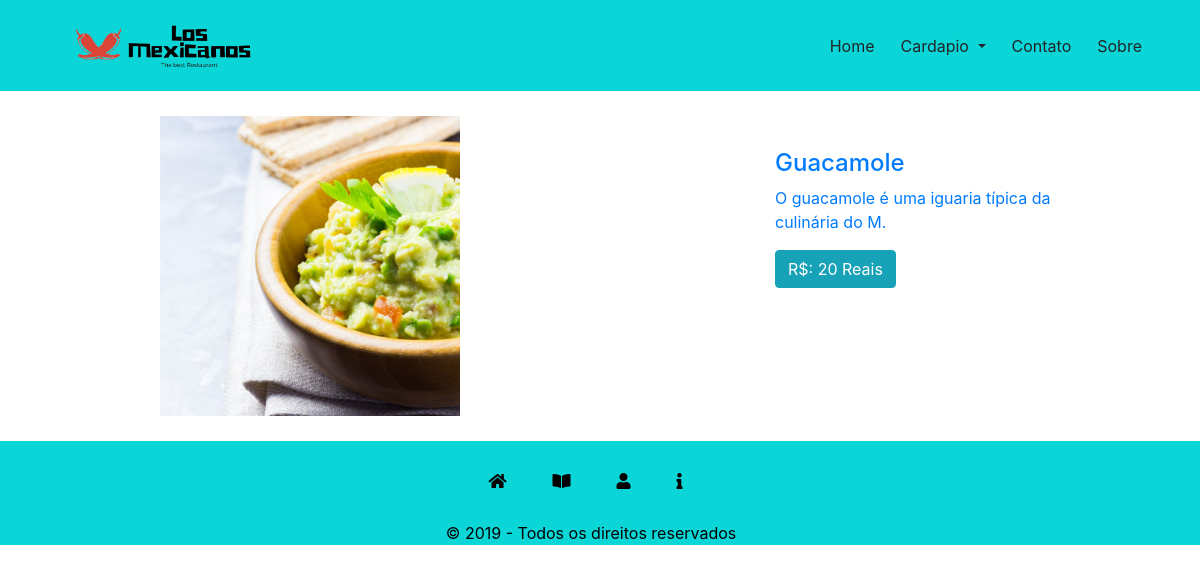
Screenshot of /categoria.php?id=3 with the database file from the repository.
### tables this page shows
CREATE TABLE `produtos` (
  `categoria_id` int(11) NOT NULL,
  `id` int(11) NOT NULL,
  `nome_produto` varchar(220) NOT NULL,
  `valor` varchar(220) NOT NULL,
  `imagem` varchar(220) NOT NULL,
  `descricao` text NOT NULL,
  `created` date NOT NULL
);

### categoria.php (the view, shortened to what this page needs)
<html lang="pr-br">
			<head>
			</head>
<?php
include "body/head.php";
?>
    <?php
        $id = $_GET['id'];
        $result_usuarios = "SELECT * FROM produtos WHERE categoria_id = $id";
        $resultado_usuarios = $conn->prepare($result_usuarios);
        $resultado_usuarios->execute();
	?>
	<?php while ($row_usuarios = $resultado_usuarios->fetch(PDO::FETCH_ASSOC)) { ?>
			<a href="http://localhost/restaurante/produtos.php?id=<?php echo ($row_usuarios['id']);?>">
				<div class="corpo" style="display:flex;">
	            <div class="container">
	                <div>
	                    <div class="card_img">
	                        <img src="imagens/produtos/<?php echo ($row_usuarios['imagem']);?>" class="small_img">
	                        </div>
	                </div>
	            </div>
	            <div class="col-sm-4">
	                <h4 style="padding-top: 20%;"><?php echo ($row_usuarios['nome_produto']);?></h4>
	                <p><?php echo ($row_usuarios['descricao']);?></p>
	                <button type="button" class="btn btn-info">R$: <?php echo ($row_usuarios['valor']);?> Reais</button>
	                </div>
	            </div>
    	    </a>
	<?php } ?>
<?php
include "body/footer.php";
?>
	</body>
</html>

### estilo.css (style rules this page uses)
.card_img { width: 300px; height: 300px; overflow: hidden; margin: 25px; }
.small_img { height: 100%; cursor: pointer; transition: all linear 0.4s; }
.corpo { width: 960px; margin: auto; }

### rows the page displays
produtos: imagem (picture), nome_produto "Guacamole", descricao "O guacamole é uma iguaria típica da culinária do M.", valor "20"
